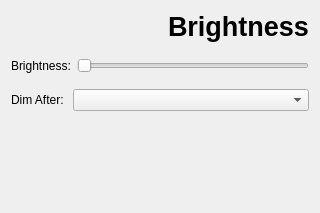
<?xml version="1.0" encoding="UTF-8"?>
<ui version="4.0">
 <class>Brightness</class>
 <widget class="QWidget" name="Brightness">
  <property name="geometry">
   <rect>
    <x>0</x>
    <y>0</y>
    <width>320</width>
    <height>213</height>
   </rect>
  </property>
  <property name="minimumSize">
   <size>
    <width>320</width>
    <height>213</height>
   </size>
  </property>
  <property name="maximumSize">
   <size>
    <width>320</width>
    <height>213</height>
   </size>
  </property>
  <property name="windowTitle">
   <string>Form</string>
  </property>
  <layout class="QVBoxLayout" name="verticalLayout">
   <item>
    <layout class="QHBoxLayout" name="horizontalLayout">
     <item>
      <spacer name="horizontalSpacer">
       <property name="orientation">
        <enum>Qt::Horizontal</enum>
       </property>
       <property name="sizeHint" stdset="0">
        <size>
         <width>40</width>
         <height>20</height>
        </size>
       </property>
      </spacer>
     </item>
     <item>
      <widget class="QLabel" name="ui_brightnessLabel">
       <property name="font">
        <font>
         <family>Liberation Sans</family>
         <pointsize>20</pointsize>
         <weight>75</weight>
         <bold>true</bold>
        </font>
       </property>
       <property name="text">
        <string>Brightness</string>
       </property>
      </widget>
     </item>
    </layout>
   </item>
   <item>
    <spacer name="verticalSpacer_3">
     <property name="orientation">
      <enum>Qt::Vertical</enum>
     </property>
     <property name="sizeType">
      <enum>QSizePolicy::Fixed</enum>
     </property>
     <property name="sizeHint" stdset="0">
      <size>
       <width>20</width>
       <height>10</height>
      </size>
     </property>
    </spacer>
   </item>
   <item>
    <layout class="QVBoxLayout" name="verticalLayout_2">
     <item>
      <layout class="QHBoxLayout" name="horizontalLayout_3">
       <item>
        <widget class="QLabel" name="label">
         <property name="text">
          <string>Brightness:</string>
         </property>
        </widget>
       </item>
       <item>
        <widget class="QSlider" name="ui_brightness">
         <property name="minimum">
          <number>1</number>
         </property>
         <property name="maximum">
          <number>10</number>
         </property>
         <property name="orientation">
          <enum>Qt::Horizontal</enum>
         </property>
        </widget>
       </item>
      </layout>
     </item>
     <item>
      <spacer name="verticalSpacer_2">
       <property name="orientation">
        <enum>Qt::Vertical</enum>
       </property>
       <property name="sizeType">
        <enum>QSizePolicy::Fixed</enum>
       </property>
       <property name="sizeHint" stdset="0">
        <size>
         <width>20</width>
         <height>10</height>
        </size>
       </property>
      </spacer>
     </item>
     <item>
      <layout class="QHBoxLayout" name="horizontalLayout_2" stretch="0,1">
       <item>
        <widget class="QLabel" name="ui_dimTime">
         <property name="text">
          <string>Dim After: </string>
         </property>
        </widget>
       </item>
       <item>
        <widget class="QComboBox" name="ui_dimCombo"/>
       </item>
      </layout>
     </item>
    </layout>
   </item>
   <item>
    <spacer name="verticalSpacer">
     <property name="orientation">
      <enum>Qt::Vertical</enum>
     </property>
     <property name="sizeHint" stdset="0">
      <size>
       <width>20</width>
       <height>40</height>
      </size>
     </property>
    </spacer>
   </item>
  </layout>
 </widget>
 <resources/>
 <connections/>
</ui>
